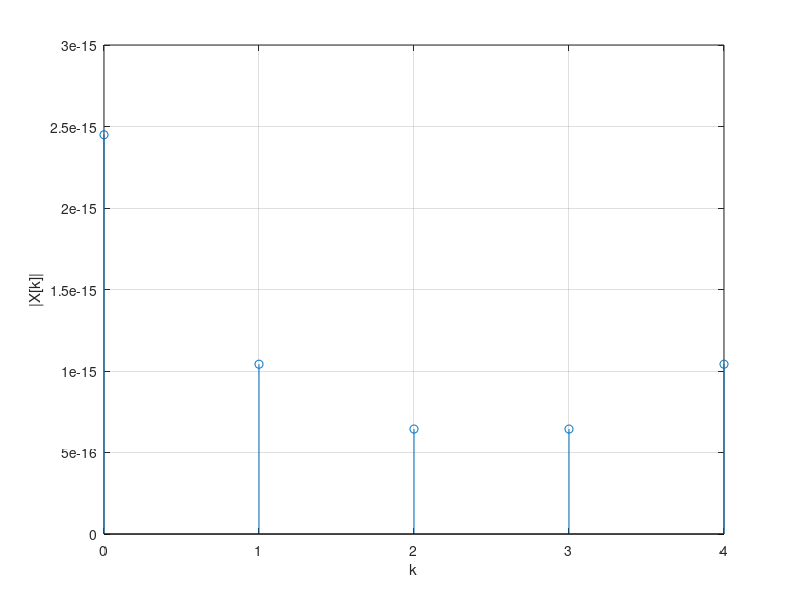

Write MATLAB code to recreate this figure.
% Program 11_10
% Spectral Analysis Using the DFT
%
N = input('Type in the length of DFT = ');
Fs = input('Type in the sampling frequency = ');
T = 1/Fs;
freq = input('Type in the frequency of the sinusoid = ');
k = 0:N-1;
f = sin(2*pi*freq*k*T);
F = fft(f);
stem(k,abs(F));grid
xlabel('k');
ylabel('|X[k]|');